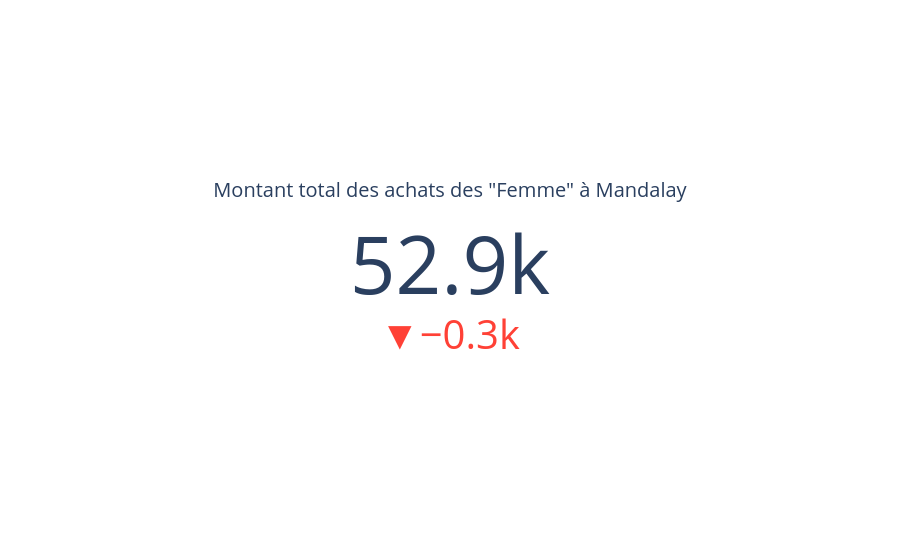

The code cell stored with this chart in its notebook:
### Code cell
indicateur_montant = go.Figure()

indicateur_montant.add_trace(
    go.Indicator(value = montant_choisi[2], 
        mode = "number+delta"
    )
)

indicateur_montant.update_layout( 
    
    template = {'data' : {'indicator': [{ 
    	'title': {'text': f'Montant total des achats des {montant_choisi[1]} à {montant_choisi[0]}'}, 
        'mode' : "number+delta+gauge",
        'delta' : {'reference':montant_autre[2] }}]
        }
     }
)

indicateur_montant.show()

### Figure 1 — Plotly figure (JSON) as saved in the notebook; plotly's stock layout.template omitted (floating-point values rounded to 4 significant figures)
{"data": [{"mode": "number+delta", "type": "indicator", "value": 52930.0}], "layout": {}}
